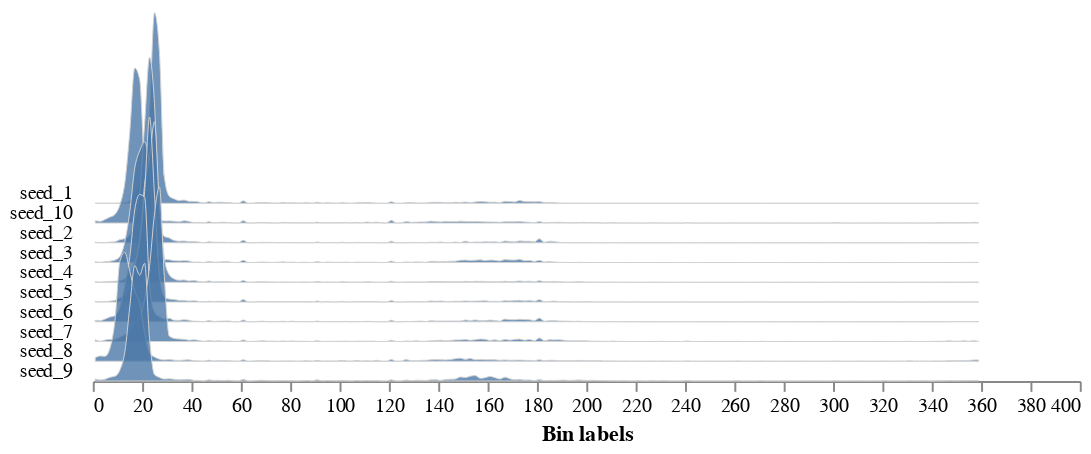

Here is the notebook cell this chart was saved with:
### Code cell
# Analyze color of each seed
        
        # Inputs:
        #   img = rgb image
        #   labeled_mask = Labeled mask of objects (32-bit).
        #   hist_plot_type = 'hsv', or None for no histogram plot
        #   n_labels = Total number expected individual objects (default = 1).
        #   label = Optional label parameter, modifies the variable name of
        #           observations recorded (default = pcv.params.sample_label)
analysis_image = pcv.analyze.color(rgb_img=crop_img, labeled_mask=labeled_mask, n_labels=num, colorspaces="hsv", label="seed")

### Figure 1 — Vega-Lite specification as saved in the notebook (floating-point values rounded to 4 significant figures; data arrays with more than 128 entries replaced by an {"elided": "..."} marker saying what was removed)
{"config": {"view": {"continuousWidth": 300, "continuousHeight": 300, "stroke": null}, "axis": {"grid": false}, "facet": {"columns": 1, "spacing": 0}, "title": {"anchor": "end"}}, "data": {"name": "data-4301e74004f04513347a953f12713971"}, "facet": {"field": "sample", "header": {"labelAngle": 0, "labelAlign": "left", "labelOrient": "left"}, "title": null, "type": "nominal"}, "spec": {"mark": {"type": "area", "fillOpacity": 0.8, "interpolate": "monotone", "stroke": "lightgray", "strokeWidth": 0.5}, "encoding": {"x": {"field": "label", "title": "Bin labels", "type": "quantitative"}, "y": {"axis": null, "field": "value", "scale": {"range": [10, -100]}, "type": "quantitative"}}, "height": 10, "width": 500}, "bounds": "flush", "$schema": "https://vega.github.io/schema/vega-lite/v5.20.1.json", "datasets": {"data-4301e74004f04513347a953f12713971": {"elided": "1800 records"}}}
